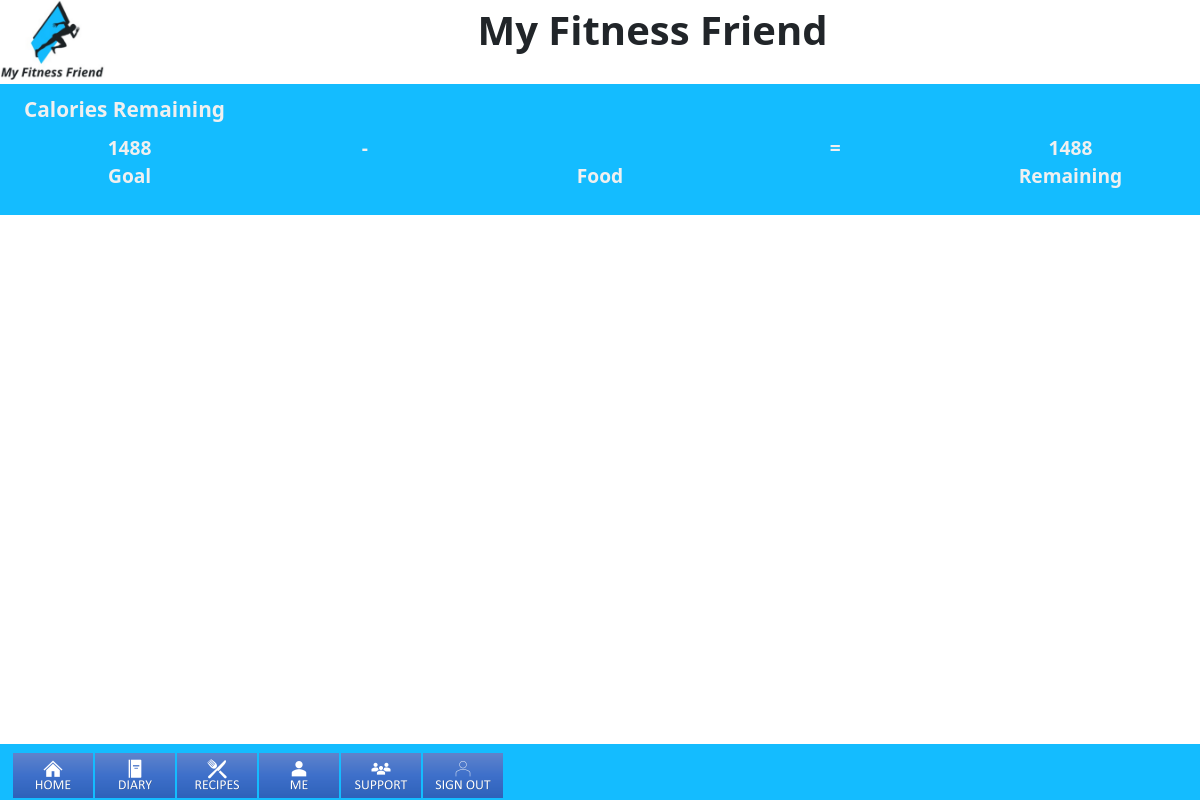
The app's page /historyOut.php (signed in), older data.
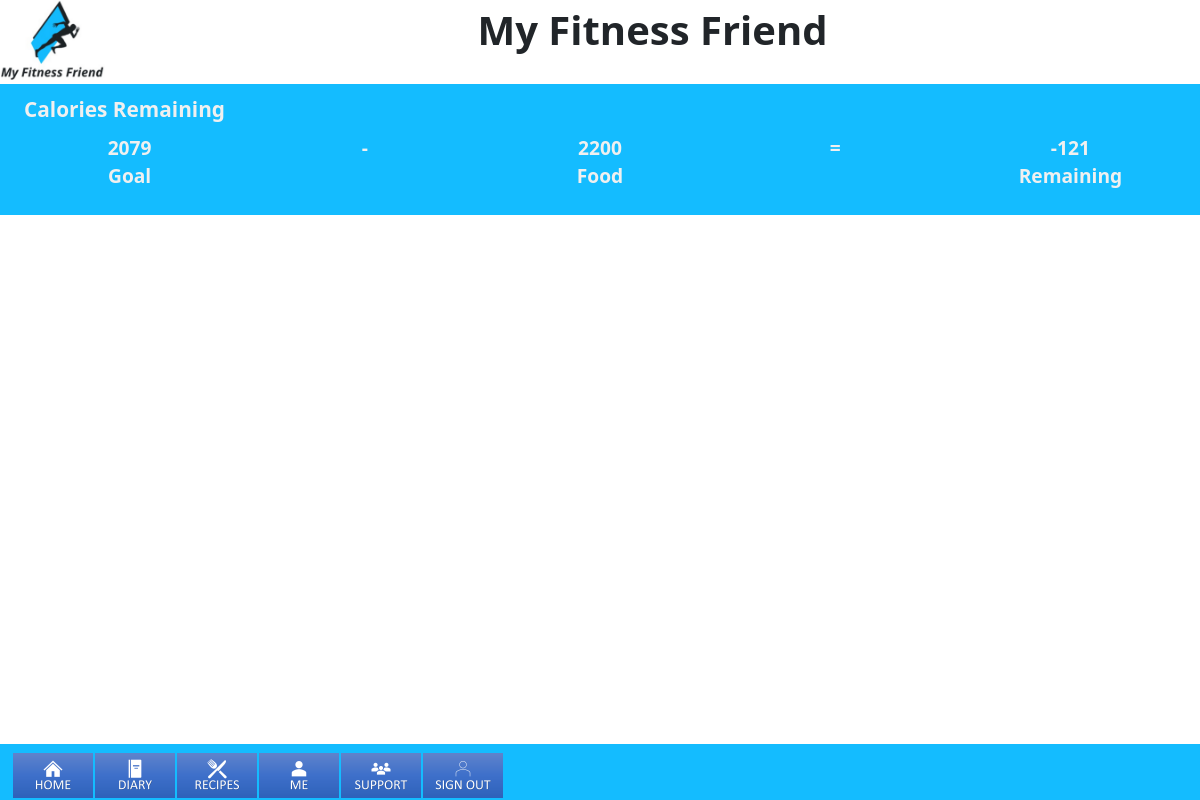
The same page, newer data.
### tables this page shows
CREATE TABLE `users` (
  `uid` int(11) NOT NULL,
  `username` varchar(32) DEFAULT NULL,
  `password` varchar(64) DEFAULT NULL,
  `firstname` varchar(64) DEFAULT NULL,
  `lastname` varchar(64) DEFAULT NULL,
  `email` varchar(128) DEFAULT NULL,
  `age` smallint(3) DEFAULT NULL,
  `gender` varchar(6) DEFAULT NULL,
  `start_weight` int(3) DEFAULT NULL,
  `current_weight` int(3) DEFAULT NULL,
  `goal_weight` int(3) DEFAULT NULL,
  `height` int(3) DEFAULT NULL,
  `unit1` varchar(32) DEFAULT NULL,
  `unit2` varchar(32) DEFAULT NULL,
  `mentor1` int(3) DEFAULT NULL,
  `mentor2` int(3) DEFAULT NULL,
  `mentor3` int(3) DEFAULT NULL,
  `calorie_intake` int(5) DEFAULT NULL
);

### interface.php (the view, shortened to what this page needs)
 <?php
if (isset($_SESSION['username'])) {
  $connection = mysqli_connect("localhost","root","");
  $calorieQuery = "SELECT SUM(calorie_intake) FROM calories WHERE uid = '$_SESSION[uid]' AND date(datetime) = curdate();";
  $calorieResult = mysqli_query($connection, $calorieQuery);
  $crTemp = mysqli_fetch_array($calorieResult);
  $cr = $crTemp[0];
  $query = "SELECT * FROM users WHERE uid = '$_SESSION[uid]'";
  $result = mysqli_query($connection, $query);
  while ($row = mysqli_fetch_assoc($result)) {
    $sw = $row['start_weight'];
    $cw = $row['current_weight'];
    $gw = $row['goal_weight'];
  }
  $result1 = $cw * 2.205;
  $result2 = $result1 * 15;
  $x = $sw - $gw;
  $y = $sw - $cw;
  $z = $y / $x;
  $offset = 1 - $z;
  $reduction = $offset / 2;
  $reduction2 = $result2 * $reduction;
  $ci = round($result2 - $reduction2);
  $ri = round($ci - $cr);
  echo <<<INTERFACE
  <div class="container-fluid" id="calorie">
    <legend class="title">Calories Remaining</legend>
    <div class="row">
      <div class="col">
        <label>{$ci}<br>Goal</label>
      </div>
      <div class="col">
        <label>-</label>
      </div>
      <div class="col">
        <label>{$cr}<br>
        Food</label>
      </div>
      <div class="col">
        <label>=</label>
      </div>
      <div class="col">
        <label>{$ri}<br>
        Remaining</label>
      </div>
    </div>
  </div>
  INTERFACE;
  echo <<<NAV
  <nav class="navbar navbar-default" id="UserNav">
    <span class="container-fluid">
    <ul class="nav nav-pills navbar-right">
          <li class="nav-item">
            <a class="nav-link" href="home.php">
              <img src="img/home.png" width="80" alt="Home nav button">
            </a>
          </li>
          <li class="nav-item">
            <a class="nav-link" href="diary.php">
              <img src="img/diary.png" width="80" alt="Diary nav button">
            </a>
          </li>
          <li class="nav-item">
            <a class="nav-link" href="recipes.php">
              <img src="img/recipes.png" width="80" alt="Recipes nav button">
            </a>
          </li>
          <li class="nav-item">
            <a class="nav-link" href="me.php">
              <img src="img/me.png" width="80" alt="Me nav button">
            </a>
          </li>
          <li class="nav-item">
            <a class="nav-link" href="support.php">
              <img src="img/support.png" width="80" alt="Support nav button">
            </a>
          </li>
          <li class="nav-item">
            <a class="nav-link" href="sign_out.php">
              <img src="img/signOut.png" width="80" alt="Sign Out nav button">
            </a>
          </li>
        </ul>
    </span>
  </nav>
  NAV;
}
?>

Row changes from the older to the newer data that the page shows:
changed users: ci "1488" → "2079"; ri "1488" → (not shown)
Text that changed along with them:
$cr: (not shown) → "2200"
$ri: (not shown) → "-121"
